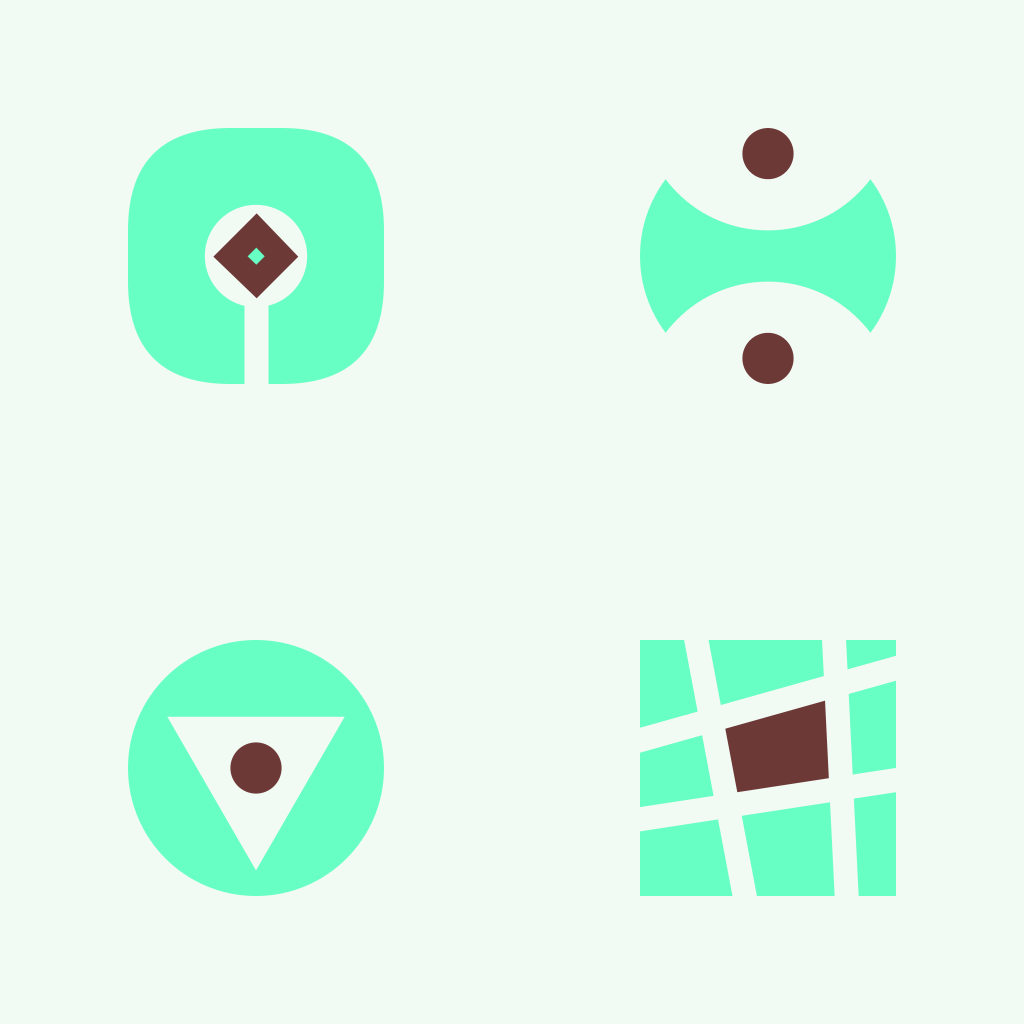
Frame 1 (no input)
Frame 60 (the mouse pressed at the canvas centre just before this capture): identical to frame 1, image omitted
Frame 120 (the mouse held since frame 60 and released just before this capture): identical to frame 1, image omitted

The Processing sketch that drew this single still picture (run headless with seeded random() and noise(); from frame 60 on, the mouse is pressed at the canvas centre):

// Processing sketch: sketch_230906a
// ── sketch_230906a.pde
// this runs once at the start
void setup(){
  size(1024, 1024);
}

// this runs once per frame after setup
void draw(){
  // top left, top right, bottom left, bottom right
  PVector anchorTL = new PVector(width*0.25, height*0.25);
  PVector anchorTR = new PVector(width*0.75, height*0.25);
  PVector anchorBL = new PVector(width*0.25, height*0.75);
  PVector anchorBR = new PVector(width*0.75, height*0.75);
  
  // the colors we'll be using
  color paper = #F2FAF4;
  color brightInk = #67ffc3;
  color darkInk = #6c3937;
  
  
  // DRAW THE BASE SHAPES
  background(paper);
  strokeWeight(24);
  fill(brightInk);
  noStroke();
  // draw the squares in the top-left and bottom-right
  rectMode(CENTER);
  // rounded rectangle (cannot be a square)
  rect(anchorTL.x, anchorTL.y, width * 0.25, width * 0.25, width * 0.10);
  square(anchorBR.x, anchorBR.y, width * 0.25);
  // draw the circles in the top-right and bottom-left
  ellipseMode(CENTER);
  circle(anchorTR.x, anchorTR.y, width * 0.25);
  circle(anchorBL.x, anchorBL.y, width * 0.25);
  
  
  // CREATE MORE COMPLEX SHAPES WITH LAYERING
  // top-left rectangle
  fill(paper);
  circle(anchorTL.x, anchorTL.y, width * 0.10);
  stroke(paper);
  line(anchorTL.x, anchorTL.y,
       anchorTL.x, anchorTL.y + width * 0.15);
  stroke(darkInk);
  fill(brightInk);
  quad(anchorTL.x - width * 0.025, anchorTL.y,
       anchorTL.x, anchorTL.y - height * 0.025,
       anchorTL.x + width * 0.025, anchorTL.y,
       anchorTL.x, anchorTL.y + height * 0.025);
       
  // top-right circle
  fill(paper);
  noStroke();
  // erase part of the existing circle
  circle(anchorTR.x, anchorTR.y + width * 0.15, width*0.25);
  circle(anchorTR.x, anchorTR.y - width * 0.15, width*0.25);
  // the fill the hollows
  fill(darkInk);
  circle(anchorTR.x, anchorTR.y - width * 0.10, width*0.05);
  circle(anchorTR.x, anchorTR.y + width * 0.10, width*0.05);
  
  // bottom-left circle
  // draw an equilateral triangle in the center
  fill(paper);
  noStroke();
  // calculate the points of the triangle first
  PVector tri1 = new PVector(anchorBL.x + cos(TAU * .25) * width * .1,
                             anchorBL.y + sin(TAU * .25) * width * .1);
  PVector tri2 = new PVector(anchorBL.x + cos(TAU * (.25 + 1.0/3.0)) * width * .1,
                             anchorBL.y + sin(TAU * (.25 + 1.0/3.0)) * width * .1);
  PVector tri3 = new PVector(anchorBL.x + cos(TAU * (.25 + 2.0/3.0)) * width * .1,
                             anchorBL.y + sin(TAU * (.25 + 2.0/3.0)) * width * .1);
  triangle(tri1.x, tri1.y,
           tri2.x, tri2.y,
           tri3.x, tri3.y);
  // and fill it with a circle
  fill(darkInk);
  circle(anchorBL.x, anchorBL.y, width*0.05);
  
  // bottom-right square
  // make a dark quad in the center
  fill(darkInk);
  noStroke();
  quad(anchorBR.x + -50, anchorBR.y + -45,
       anchorBR.x + 76, anchorBR.y + -76,
       anchorBR.x + 67, anchorBR.y + 19,
       anchorBR.x + -40, anchorBR.y + 39);
  // now draw lines on top of it
  stroke(paper);
  line(anchorBR.x + -165, anchorBR.y + -18,
       anchorBR.x + 155, anchorBR.y + -108);
  line(anchorBR.x + -77, anchorBR.y + -154,
       anchorBR.x + -15, anchorBR.y + 174);
  line(anchorBR.x + -202, anchorBR.y + 62,
       anchorBR.x + 203, anchorBR.y + 0);
  line(anchorBR.x + 61, anchorBR.y + -221,
       anchorBR.x + 80, anchorBR.y + 165);
       
  // save on the first frame and only then
  if(frameCount == 1){
    String filename = "output";
    save(filename + ".png");
    println("saved as " + filename + ".png");
  }
  
}
